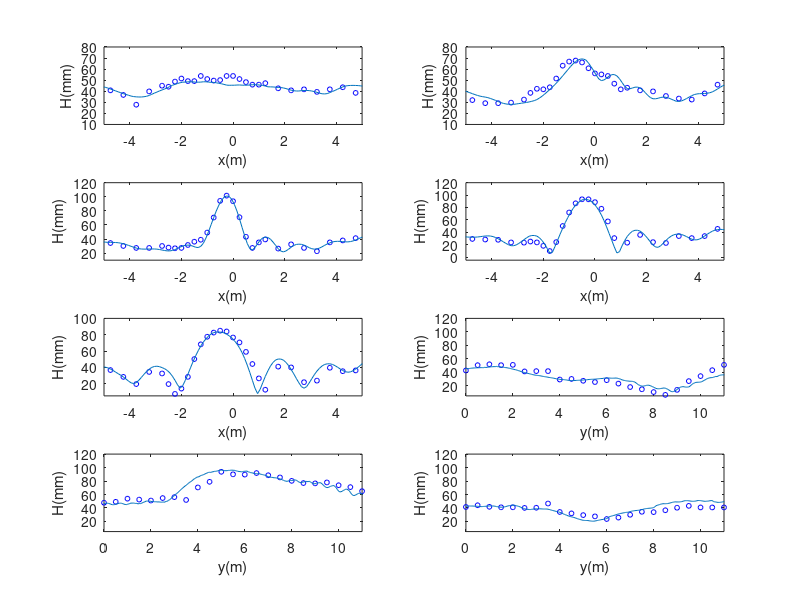

Write the MATLAB code that produced this figure.
% This is to plot the profile of waveheights for test of berkhoffshoaling.

% section 1) x:=1m  	i=280
% section 2) x:=3m  	i=320
% section 3) x:=5m  	i=360
% section 4) x:=7m  	i=400
% section 5) x:=9m  	i=440
% section 6) y:=-2m 	j=80
% section 7) y:= 0m 	j=100
% section 8) y:=+2m 	j=120

 clear all;
figure(1)
x(1:600)=0.0;
y(1:200)=0.0;

xshift=4;
yshift=1;


for i=1:600
    x(i)=(i-260-xshift)*0.05;
end
for j=1:200
    y(j)=(j-100)*0.1-0.15;
end

height=load('height_full.dat');      %computated wave height 
%load depth.dat;   %depth file
%load tgzeta7.dat; %a surface elevation file
wh = height;

load section1.dat;    %experimental data with amplitude in mm
load section2.dat;
load section3.dat;
load section4.dat;
load section5.dat;
load section678.dat; 
clf
% section 1----
  subplot(4,2,1);
  plot(section1(:,1),section1(:,2)*2,'bo','MarkerSize',3.5);
  hold;
  plot(y,wh(280+xshift,:)*1000);
  axis([-5,5,10,80]);
  xlabel('x(m)');
  ylabel('H(mm)')

% section 2----
  subplot(4,2,2);
  plot(section2(:,1),section2(:,2)*2,'bo','MarkerSize',3.5);
  hold;
  plot(y,wh(320+xshift,:)*1000);
  axis([-5,5,10,80]);
  xlabel('x(m)');
  ylabel('H(mm)')

% section 3----
  subplot(4,2,3);
  plot(section3(:,1),section3(:,2)*2,'bo','MarkerSize',3.5);
  hold;
  plot(y,wh(360+xshift,:)*1000);
  axis([-5,5,10,120]);
  xlabel('x(m)');
  ylabel('H(mm)')

% section 4----
  subplot(4,2,4);
  plot(section4(:,1),section4(:,2)*2,'bo','MarkerSize',3.5);
  hold;
  plot(y,wh(400+xshift,:)*1000);
  axis([-5,5,-5,120]);
  xlabel('x(m)');
  ylabel('H(mm)')

% section 5----
  subplot(4,2,5);
  plot(section5(:,1),section5(:,2)*2,'bo','MarkerSize',3.5);
  hold;
  plot(y,wh(440+xshift,:)*1000);
  axis([-5,5,5,100]);
  xlabel('x(m)');
  ylabel('H(mm)')

% section 6----
  subplot(4,2,6);
  plot(-section678(:,1),section678(:,2)*2,'bo','MarkerSize',3.5);
  hold;
  plot(x,wh(:,80+yshift)*1000);
  axis([0,11,5,120]);
  xlabel('y(m)');
  ylabel('H(mm)')

% section 7----
  subplot(4,2,7);
  plot(-section678(:,1),section678(:,3)*2,'bo','MarkerSize',3.5);
  hold;
  plot(x,wh(:,100+yshift)*1000);
  axis([0,11,5,120]);
  xlabel('y(m)');
  ylabel('H(mm)')


% section 8----
  subplot(4,2,8);
  plot(-section678(:,1),section678(:,4)*2,'bo','MarkerSize',3.5);
  hold;
  plot(x,wh(:,120+yshift)*1000);
  axis([0,11,5,120]);
  xlabel('y(m)');
  ylabel('H(mm)')


% The timegage 7 and topograph
%  figure(2)
%  pcolor(tgzeta7)
%  shading interp;
%  hold;
%  contour(-depth/5,10)
%
